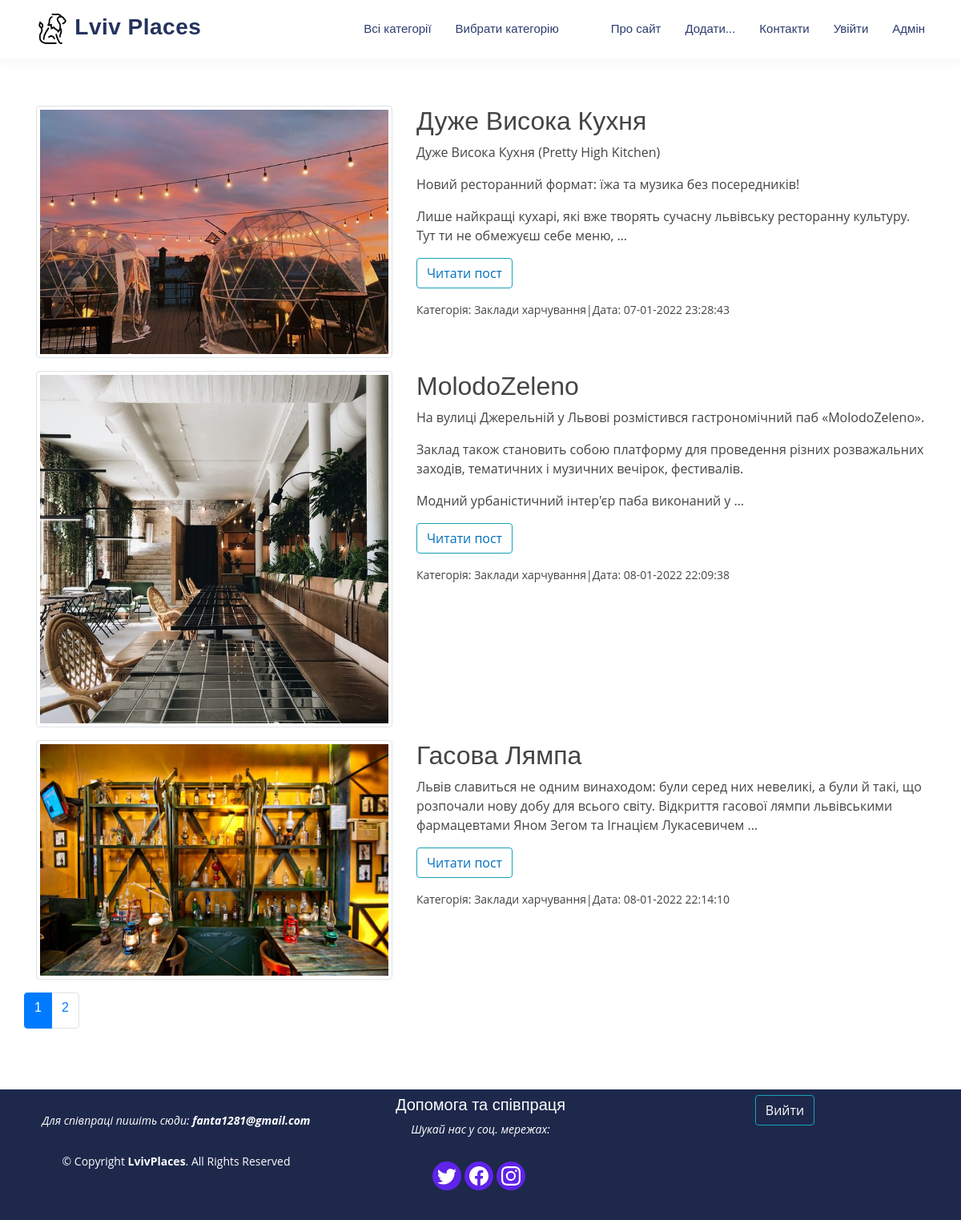
Page /category/1/ on the committed database.
### lviv_main/models.py (models this page shows, shortened)
class Women(models.Model):
    title = models.CharField(max_length=255, verbose_name = "Заголовок")
    slug = models.SlugField(max_length=255, unique=True, db_index=True, verbose_name="URL")
    content = models.TextField(blank=True, verbose_name= "Зміст")
    photo = models.ImageField(upload_to="photos/%Y/%m/%d/", verbose_name= "Фото")
    time_create = models.DateTimeField(auto_now_add=True, verbose_name= "Час створення")
    time_update = models.DateTimeField(auto_now=True, verbose_name= "Час оновлення")
    is_published = models.BooleanField(default=True, verbose_name= "Опубліковано")
    cat = models.ForeignKey('Category', on_delete=models.PROTECT, verbose_name= "Категорія")
    def get_absolute_url(self):
        return reverse('post', kwargs={'post_slug': self.slug})
    class Meta:
        verbose_name='Відомі...'
        verbose_name_plural='Відомі...'

class Category(models.Model):
    name = models.CharField(max_length=100, db_index=True, verbose_name="Категорія")
    slug = models.SlugField(max_length=255, unique=True, db_index=True, verbose_name="URL")
    def __str__(self):
        return self.name
    def get_absolute_url(self):
        return reverse('category', kwargs={'cat_id': self.pk})
    class Meta:
        verbose_name='Категорії'
        verbose_name_plural='Категорії'
        ordering=['id']

### lviv_main/views.py (the view)
# urls.py: path('category/<int:cat_id>/', show_category, name='category'),
def show_category(request, cat_id):
    posts=Women.objects.filter(cat_id=cat_id)
    cats=Category.objects.all()
    if len(posts) == 0:
        raise Http404()
    paginator = Paginator(posts, 3)
    page_number = request.GET.get('page')
    page_obj = paginator.get_page(page_number)
    content={
        'posts': posts,
        'cats': cats,
        'menu': menu,
        'title': "Досліджуй місто Лева з нами!",
        'cat_selected': cat_id,
        'page_obj': page_obj,
    }
    return render(request, 'lviv_main/show_category.html', context = content )

### lviv_main/templates/lviv_main/show_category.html (shortened to what this page needs)
{% extends 'lviv_main/base.html' %}
{% load static %}
{% block content %}
<section>
    <div class="container">
        {% for p in page_obj %}
        <div class="row" style='margin-bottom: 1pc;'>
            <div class="col-5">
                {% if p.photo %}
                <img class="img-thumbnail" src="{{p.photo.url}}">
                {% endif %}
            </div>
            <div class="col-7">
                <h2>{{p.title}}</h2>
                {% autoescape off %}
                {{p.content|linebreaks|truncatewords:30}}
                {% endautoescape %}
                <p class="btn btn-outline-info link-read-post"><a href="{{ p.get_absolute_url }}">Читати пост</a></p>
                <div class="group small d-flex">
                    <p class="first">Категорія: {{p.cat}} </p>
                    <p> | </p>
                    <p class="last">Дата: {{p.time_update|date:"d-m-Y H:i:s"}} </p>
                </div>
            </div>
        </div>
        {% endfor %}
    </div>
    <div class="container">
        <div class="row">
            <nav aria-label="Page navigation ">
                <ul class="pagination d-flex justify-content-center">
                    {% for p in page_obj.paginator.page_range %}
                        {% if p == page_obj.number %}
                        <li class="page-item active" aria-current="page"><a class="page-link" href="?page={{p}}"><h6>{{p}}</h6></a></li>
                        {% else %}
                        <li class="page-item"><a class="page-link" href="?page={{p}}"><h6>{{p}}</h6></a></li>
                        {% endif %}
                    {% endfor %}
                </ul>
            </nav>
        </div>
    </div>
</section>
{% endblock %}

### lviv_main/templates/lviv_main/base.html (shortened to what this page needs)
{% load static %}
<!DOCTYPE html>
<html lang="en">
    <head>
        <link rel="stylesheet" href="https://cdn.jsdelivr.net/npm/bootstrap@4.6.1/dist/css/bootstrap.min.css">
        <link type = "text/css" href="{% static 'lviv_main/css/style.css' %}" rel="stylesheet" />
        <link rel="stylesheet" href="https://cdn.jsdelivr.net/npm/bootstrap@4.6.1/dist/css/bootstrap.min.css">
    </head>
    <body>
  <header id="header" class="navbar-expand-lg fixed-top">
    <div class="container d-flex align-items-center justify-content-between">
      <h1 class="logo navbar-brand">
        <span><img src="{% static 'lviv_main/images/lion.png' %}" alt="lion logo"></span>
        <a href="{% url 'main' %}">Lviv Places</a>
      </h1>
      <nav id="navbar" class="navbar">
        <ul>
          {% if cat_selected == 0 %}
          <li class="selected">Всі категорії</li>
          {% else %}
          <li><a href="{% url 'all_cats' %}">Всі категорії</a></li>
          {% endif %}
          <ul>
            <li class="dropdown"><a href="#"><span>Вибрати категорію</span> </a>
            </li>
          </ul>
          <ul id = "mainmenu" class="mainmenu">
            <li class="logo"><a href="{% url 'main' %}"><div class="logo"></div></a></li>
            {% for m in menu %}
            {% if not forloop.last %}
            <li><a href="{% url m.url_name %}">{{m.title}}</a></li>
            {% else %}
            <li class="last"><a href="{% url m.url_name %}">{{m.title}}</a></li>
            {% endif %}
            {% endfor %}
            <li class="last"><a href="{% url 'login' %}">Увійти</a></li>
            <li class="last"><a href="{% url 'admin:index' %}">Адмін</a></li>
          </ul>
        </ul>
      </nav>
  </div>
</header>
<br><br><br>
{% block content %}
{% endblock %}
  <footer id="footer">
    <div class="container">
      <div class="row">
        <div class="col-md-4">
          <br>
          <p>Для співпраці пишіть сюди: <b>fanta1281@gmail.com</b></p>
          <div class="copyright">
            &copy; Copyright <strong><span>LvivPlaces</span></strong>. All Rights Reserved
          </div>
        </div>
        <div class="col-md-4">
          <h5>Допомога та співпраця</h5>
          <p>Шукай нас у соц. мережах:</p>
          <div class="social-links d-flex justify-content-center">
            <a href="#" class="twitter"></a>
            <a href="#" class="facebook"></a>
            <a href="#" class="instagram"></a>
          </div>
        </div>
        <div class="col-md-4">
          <a href="{% url 'logout' %}"><button type="button" class="text-white btn btn-outline-info justify-content-right">Вийти</button></a>
        </div>
      </div>
    </div>
  </footer>
        <link type = "text/css" href="{% static 'lviv_main/css/style.css' %}" rel="stylesheet" />
    </body>
</html>

### lviv_main/static/lviv_main/css/style.css (style rules this page uses)
body { font-family: "Open Sans", sans-serif; color: #444444; }
a { color: #006fbe; text-decoration: none; }
h1, h2, h3, h4, h5, h6 { font-family: "Raleway", sans-serif; }
#header { background: #fff; transition: all 0.5s; z-index: 997; padding: 15px 0; box-shadow: 0px 2px 15px rgba(36, 50, 93, 0.06); }
#header .logo { font-size: 28px; margin: 0; padding: 0; line-height: 1; font-weight: 600; letter-spacing: 0.5px; }
#header .logo a { color: #24325d; }
#header .logo img { max-height: 40px; }
.navbar { padding: 0; }
.navbar ul { margin: 0; padding: 0; display: flex; list-style: none; align-items: center; }
.navbar li { position: relative; }
.navbar a, .navbar a:focus { display: flex; align-items: center; justify-content: space-between; padding: 10px 0 10px 30px; font-family: "Poppins", sans-serif; font-size: 15px; font-weight: 500; color: #2b3c6f; white-space: nowrap; transition: 0.3s; }
section { padding: 60px 0; }
#footer { background: #1d284b; color: #fff; font-size: 14px; text-align: center; padding: 7px 0; }
#footer p { font-size: 15; font-style: italic; padding: 0; margin: 0 0 30px 0; }
#footer .social-links { margin: 0 0 30px 0; }
#footer .social-links a { font-size: 16px; display: inline-block; background: #5f23e9; color: #fff; line-height: 1; padding: 6px 0; margin-right: 4px; border-radius: 50%; text-align: center; width: 36px; height: 36px; transition: 0.3s; }
#footer .copyright { margin: 0 0 5px 0; }

### rows in the picture
Women: photo (picture), title "Дуже Висока Кухня", content "Дуже Висока Кухня (Pretty High Kitchen) Новий ресторанний формат: їжа та музика без посередників! Лише найкращі кухарі, які вже творять сучасну львівську ресторанну культуру. Тут ти не обмежуєш себе меню, …", cat "Заклади харчування", time_update "07-01-2022 23:28:43"
Women: photo (picture), title "MolodoZeleno", content "На вулиці Джерельній у Львові розмістився гастрономічний паб «MolodoZeleno». Заклад також становить собою платформу для проведення різних розважальних заходів, тематичних і музичних вечірок, фестивалів. Модний урбаністичний інтер'єр паба виконаний у …", cat "Заклади харчування", time_update "08-01-2022 22:09:38"
Women: photo (picture), title "Гасова Лямпа", content "Львів славиться не одним винаходом: були серед них невеликі, а були й такі, що розпочали нову добу для всього світу. Відкриття гасової лямпи львівськими фармацевтами Яном Зегом та Ігнацієм Лукасевичем …", cat "Заклади харчування", time_update "08-01-2022 22:14:10"

### other values in the picture
{{ m.title }} "Про сайт" "Додати..."
{{ m.title }} "Контакти"
{{ p }} "1"
{{ p }} "2"
